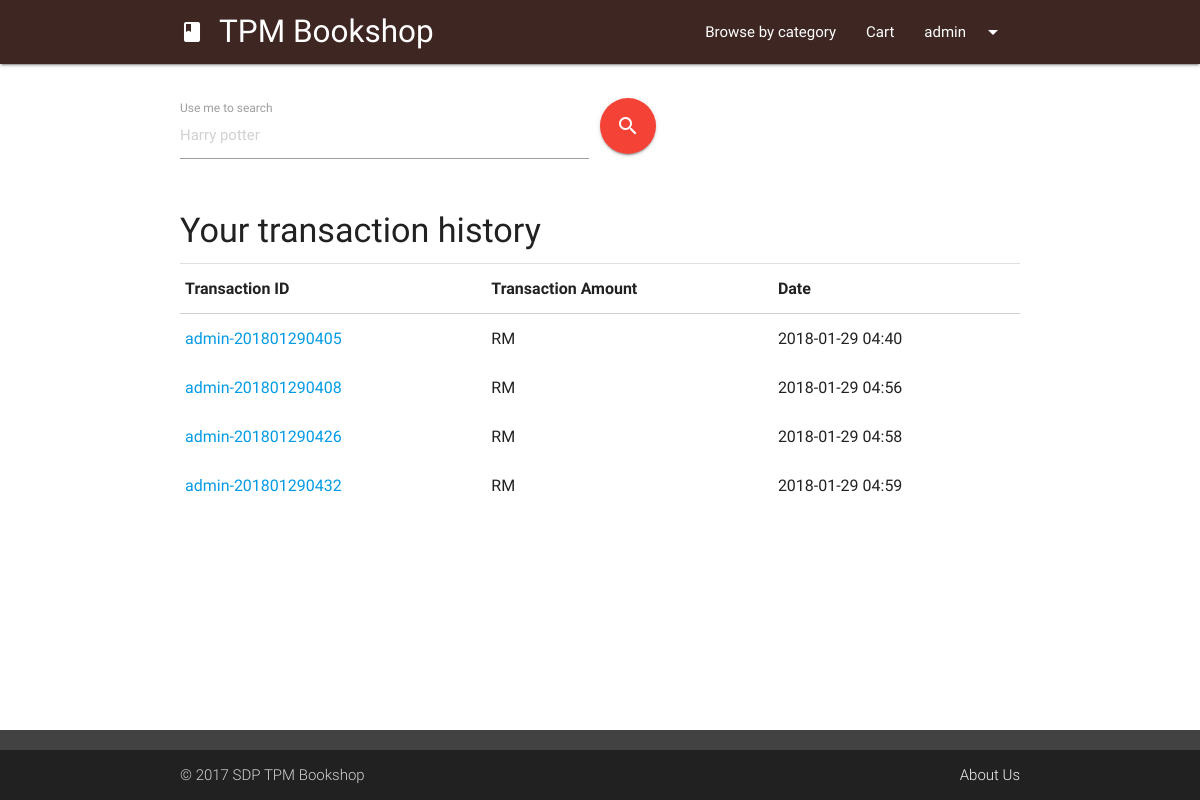
The page /transaction-more.php (signed in) on the database as committed earlier.
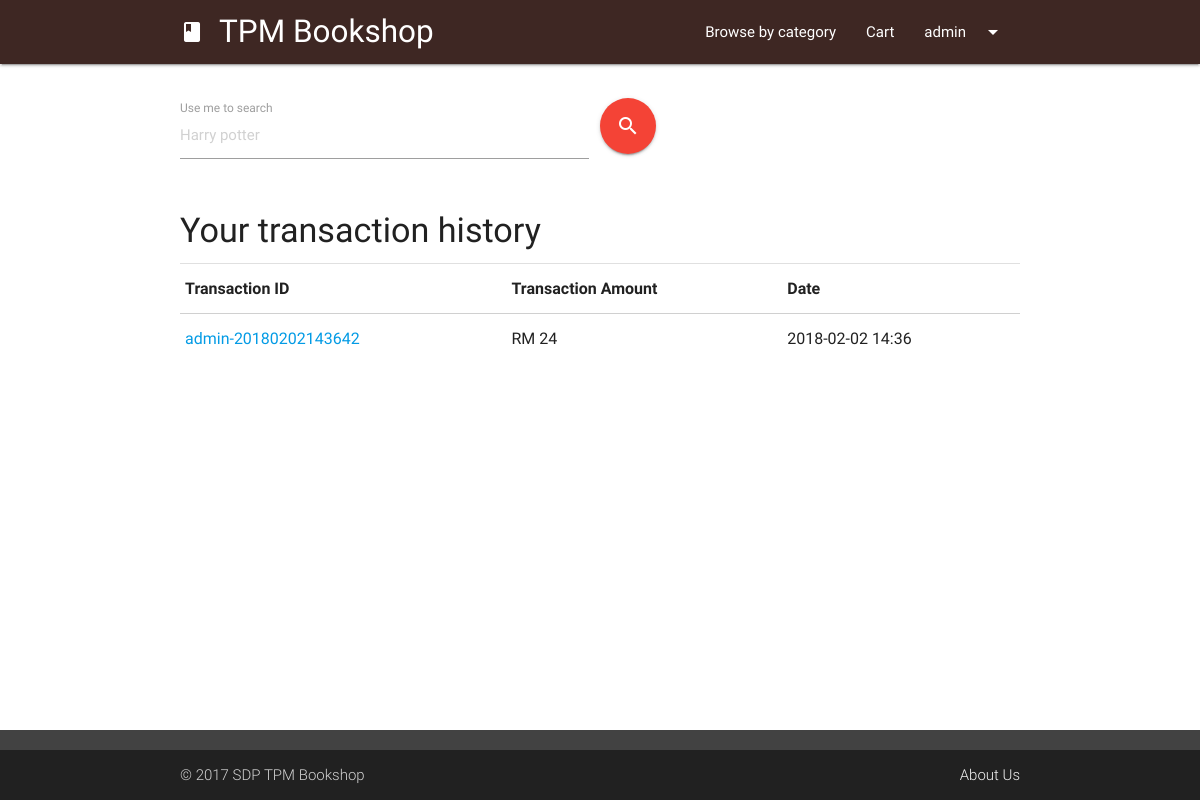
The same page on the database as committed later.
### tables this page shows
CREATE TABLE `transaction` (
  `transactionID` varchar(255) NOT NULL,
  `transactionUser` varchar(255) NOT NULL,
  `transactionTotal` int(255) NOT NULL,
  `transactionCard` int(11) NOT NULL,
  `transactionDate` varchar(50) NOT NULL
);

### transaction-more.php (the view, shortened to what this page needs)
<?php session_start();
include "php/connect.php";
$currentUser = $_SESSION['tpmb-user'];
?>
<head>
	<link type="text/css" rel="stylesheet" href="css/materialize.min.css" media="screen,projection" />
	<link type="text/css" rel="stylesheet" href="css/tpmb.css" media="screen,projection" />
</head>
<body>
<?php
  include "ui/header.php";?>
  <main class="container">
    <div class="row margintop4">
			<?php include "ui/searchUI.php"; ?>
    </div>
    <h4 class="left-align col s12 m6 offset-m3 margintop4">Your transaction history</h4>
    <div class="divider"></div>
		<table class="highlight responsive-table">
      <thead>
        <tr><th>Transaction ID</th><th>Transaction Amount</th><th>Date</th></tr>
      </thead>
      <tbody>
		<?php
    $userTransactionArray=mysqli_query($conn,"SELECT * FROM transaction WHERE transactionUser = '$currentUser'");
    while($userTransaction = mysqli_fetch_array($userTransactionArray)){ ?>
          <tr>
            <td><a href="transaction-slip.php?transID=<?php echo $userTransaction['transactionID']; ?>"><?php echo $userTransaction['transactionID']; ?></a></td>
            <td>RM <?php echo $userTransaction['transactionTotal']; ?></td>
            <td><?php echo $userTransaction['transactionDate']; ?></td>
          </tr>
      <?php } ?>
      </tbody>
    </table>
  </main>
</body>

### ui/header.php (shortened to what this page needs)
<header>
      <nav class="top-nav">
        <div class="nav-wrapper brown darken-4">
          <div class="container">
          <a href="index.php" class="brand-logo header col s12 m10 offset-m1"><i class="material-icons">book</i>TPM Bookshop</a>
          <ul class="right hide-on-med-and-down">
            <li><a href="category.php">Browse by category</a></li>
            <?php if(isset($_SESSION['tpmb-user'])){ ?>
              <li><a class="modal-trigger" href="#cartPopup" onclick="updateCart()">Cart</a></li>
              <li><a class="dropdown-button" data-belowOrigin="true" data-alignment="right" data-constrainWidth="false" data-activates="userDropdown"><?php echo $_SESSION['tpmb-user']; ?><i class="material-icons right">arrow_drop_down</i></a></li>
            <?php } ?>
          </ul>
          </div>
        </div>
      </nav>
</header>

### ui/searchUI.php
<form action="search.php" method="GET">
  <span>
    <div class="input-field col s12 m8 l6">
      <input placeholder="Harry potter" id="searchterm" type="text" class="validate" name="searchterm">
      <label for="searchterm">Use me to search</label>
    </div>
    <button type="submit" class="btn-floating btn-large waves-effect waves-light red"><i class="material-icons">search</i></button>
  </span>
</form>

### css/tpmb.css (style rules this page uses)
body { display: flex; min-height: 100vh; flex-direction: column; }
main { flex: 1 0 auto; }
.margintop4 { margin-top : 4%; }

Rows that differ between the two databases and show on the page:
removed transaction: transactionID "admin-201801290405", transactionDate "2018-01-29 04:40"
removed transaction: transactionID "admin-201801290408", transactionDate "2018-01-29 04:56"
removed transaction: transactionID "admin-201801290426", transactionDate "2018-01-29 04:58"
removed transaction: transactionID "admin-201801290432", transactionDate "2018-01-29 04:59"
added transaction: transactionID "admin-20180202143642", transactionTotal "24", transactionDate "2018-02-02 14:36"
